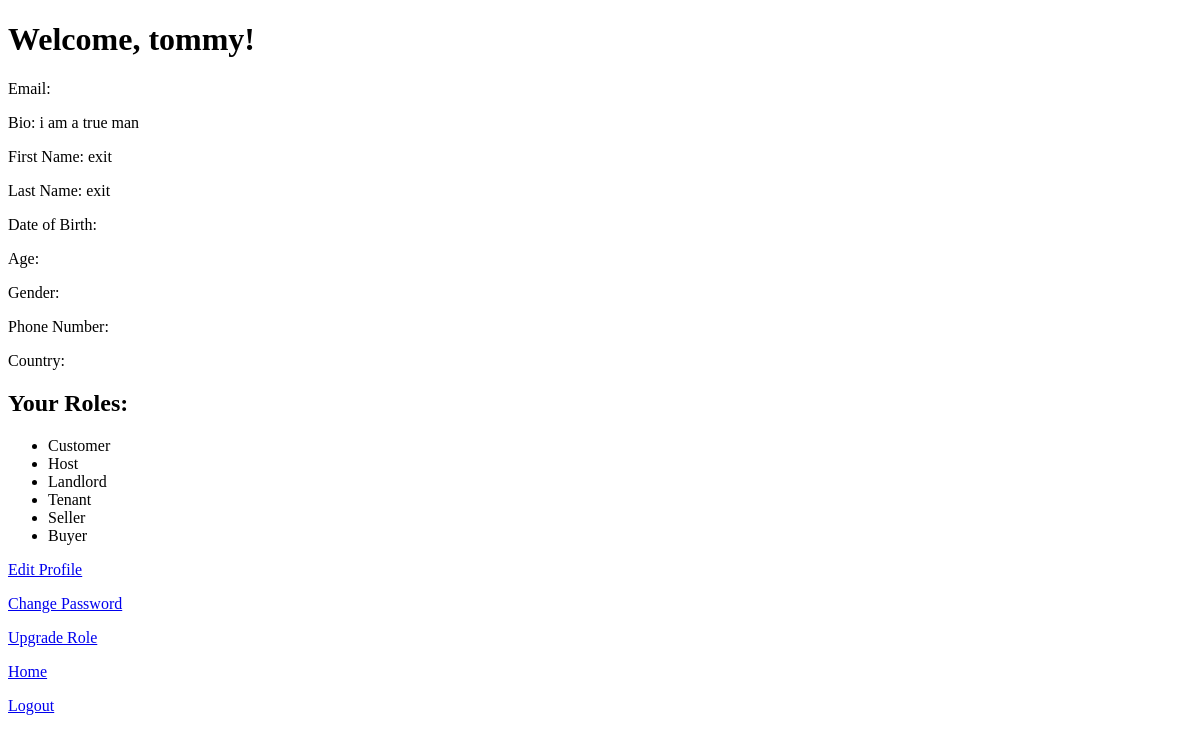
The page /accounts/profile/ (signed in) on the database as committed earlier.
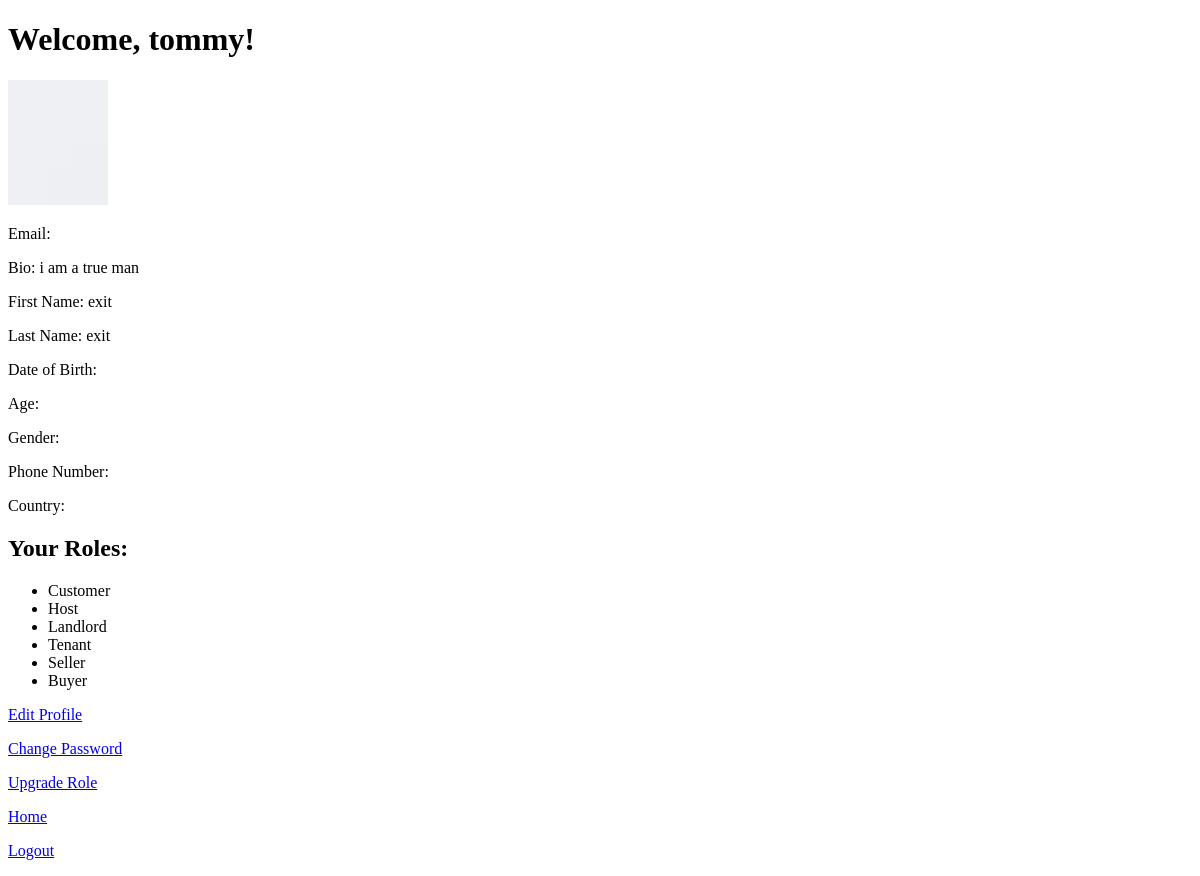
The same page on the database as committed later.
### accounts/models.py (models this page shows, shortened)
class Profile(models.Model):
    GENDER_TYPE =[
        ('male', 'Male'),
        ('female', 'Female'),
        ('prefer_not_to_say', 'Prefer not to say'),
    ]
    user = models.OneToOneField(User, on_delete=models.CASCADE, related_name='profile')
    bio = models.TextField(blank=True)
    profile_picture = models.ImageField(upload_to='profile_pictures/', blank=True, null=True)
    first_name = models.CharField(max_length=100,blank=True, null=True)
    last_name = models.CharField(max_length=100, blank=True, null=True)
    date_of_birth = models.DateField(blank=True, null=True)
    age = models.IntegerField(blank=True, null=True)
    gender = models.CharField(max_length=20, blank=True, null=True, choices=GENDER_TYPE)
    phone_number = models.CharField(max_length=15, blank=True, null=True)
    country = models.CharField(max_length=100, blank=True, null=True)
    is_host = models.BooleanField(default=False)
    is_landlord = models.BooleanField(default=False)
    is_seller = models.BooleanField(default=False)

### accounts/views.py (the view)
# urls.py: path('profile/', views.user_profile_view, name='user_profile_view'),
@login_required
def user_profile_view(request):
    user = request.user
    profile, created = Profile.objects.get_or_create(user=user)
    context = {
        'user': user,
        'profile': profile,
    }
    return render(request, 'accounts/profile_view.html', context)

### accounts/templates/accounts/profile_view.html (shortened to what this page needs)
<!DOCTYPE html>
<html lang="en">
<head>
</head>
<body>
    <h1>Welcome, {{ user.username }}!</h1>
    {% if profile.profile_picture %}
        <img src="{{ profile.profile_picture.url }}" alt="Profile Picture" width="100">
    {% endif %}
    <p>Email: {{ user.email }}</p>
    <p>Bio: {{ profile.bio }}</p>
    <p>First Name: {{ user.first_name }}</p>
    <p>Last Name: {{ user.last_name }}</p>
    <p>Date of Birth: {{ user.date_of_birth }}</p>
    <p>Age: {{ user.age }}</p>
    <p>Gender: {{ user.gender }}</p>
    <p>Phone Number: {{ user.phone_number }}</p>
    <p>Country: {{ user.country }}</p>
    <h2>Your Roles:</h2>
    <ul>
        {% if user.is_customer %}<li>Customer</li>{% endif %}
        {% if user.is_host %}<li>Host</li>{% endif %}
        {% if user.is_landlord %}<li>Landlord</li>{% endif %}
        {% if user.is_tenant %}<li>Tenant</li>{% endif %}
        {% if user.is_seller %}<li>Seller</li>{% endif %}
        {% if user.is_buyer %}<li>Buyer</li>{% endif %}
    </ul>
    <p><a href="{% url 'accounts:user_profile_edit' %}">Edit Profile</a></p>
    <p><a href="{% url 'accounts:password_change' %}">Change Password</a></p>
    <p><a href="{% url 'accounts:upgrade_role' %}">Upgrade Role</a></p>
    <p><a href="{% url 'homepage' %}">Home</a></p>
    <p><a href="{% url 'accounts:logout' %}">Logout</a></p>
</body>
</html>

Rows that differ between the two databases and show on the page:
changed Profile "i am a true man": profile_picture: picture added
